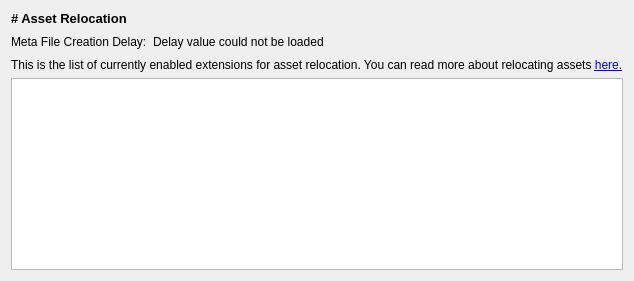
        <widget class="QWidget" name="AssetRelocationPage">
         <layout class="QVBoxLayout" name="AssetRelocationVerticalLayout">
          <item>
           <widget class="QLabel" name="AssetRelocationScreenTitle">
            <property name="font">
             <font>
              <pointsize>10</pointsize>
              <weight>75</weight>
              <bold>true</bold>
             </font>
            </property>
            <property name="text">
             <string># Asset Relocation</string>
            </property>
            <property name="textFormat">
             <enum>Qt::MarkdownText</enum>
            </property>
           </widget>
          </item>
          <item>
           <layout class="QHBoxLayout" name="MetaCreationDelayLayout">
            <item>
             <widget class="QLabel" name="MetaCreationDelayTitle">
              <property name="text">
               <string>Meta File Creation Delay:</string>
              </property>
             </widget>
            </item>
            <item>
             <widget class="QLabel" name="MetaCreationDelayValue">
              <property name="text">
               <string>Delay value could not be loaded</string>
              </property>
             </widget>
            </item>
            <item>
             <spacer name="MetaCreationDelaySpacer">
              <property name="orientation">
               <enum>Qt::Horizontal</enum>
              </property>
              <property name="sizeHint" stdset="0">
               <size>
                <width>40</width>
                <height>20</height>
               </size>
              </property>
             </spacer>
            </item>
           </layout>
          </item>
          <item>
           <widget class="QLabel" name="AssetRelocationDescriptionLabel">
            <property name="text">
             <string>This is the list of currently enabled extensions for asset relocation. You can read more about relocating assets &lt;a href=&quot;https://www.o3de.org/docs/user-guide/assets/pipeline/metadata&quot;&gt;here.&lt;/a&gt;</string>
            </property>
            <property name="openExternalLinks">
             <bool>true</bool>
            </property>
            <property name="textInteractionFlags">
             <set>Qt::LinksAccessibleByKeyboard|Qt::LinksAccessibleByMouse</set>
            </property>
           </widget>
          </item>
          <item>
           <widget class="QListView" name="AssetRelocationExtensionListView">
            <property name="showDropIndicator" stdset="0">
             <bool>false</bool>
            </property>
           </widget>
          </item>
         </layout>
        </widget>
